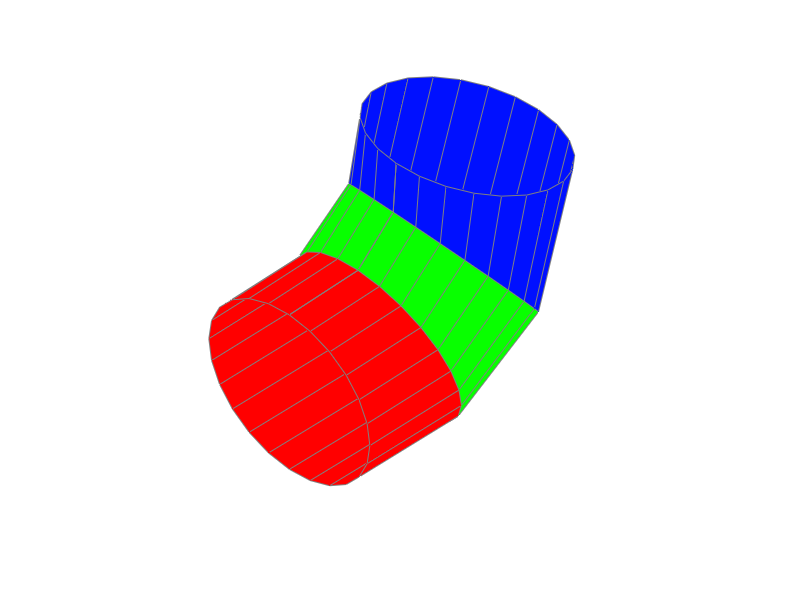

The MATLAB script that drew this image: (Note: this script raises an error after producing the figure.)

%author:Rahul punk
%3d model design
%date 6/28/2019
%with the help of kelvin bottle
%
%

%%
n = 12;
a = .2;                         % the diameter of the small tube
c = .6;                         % the diameter of the bulb
t1 = pi/1 : pi/n : 5*pi/4;      % parameter along the tube
t2 = 80*pi/4 : pi/n : 9*pi/4;    % angle around the tube
u  = pi/2 : pi/n : 5*pi/2;
[X,Z1] = meshgrid(t1,u);
[Y,Z2] = meshgrid(t2,u);

% The handle
len = sqrt(sin(X).^2 + cos(2*X).^2);
x1 = c*ones(size(X)).*(cos(X).*sin(X) ...
    - 10.5*ones(size(X))+a*sin(Z1).*sin(X)./len);
y1 = a*c*cos(Z1).*ones(size(X));
z1 = ones(size(X)).*cos(X) + a*c*sin(Z1).*cos(2*X)./len;
handleHndl=surf(x1,y1,z1,X);
set(handleHndl,'EdgeColor',[.5 .5 .5]);
hold on;

% The bulb
r = sin(Y) .* cos(Y) - (a + 1/2) * ones(size(Y));
x2 = c * sin(Z2) .* r;
y2 = - c * cos(Z2) .* r;
z2 = ones(size(Y)) .* cos(Y);
bulbHndl=surf(x2,y2,z2,Y);
set(bulbHndl,'EdgeColor',[.5 .5 .5])

colormap(hsv);
axis vis3d
view(-37,30);
axis off
light('Position',[2 -4 5])
light
hold off

%% Half of The Bottle

shading interp
c = X;
[row col] = size(c);
c(1:floor(row/2),:) = NaN*ones(floor(row/2),col);
set(handleHndl,'CData',c);

c = Y;
[row col] = size(c);
c(1:floor(row/2),:) = NaN*ones(floor(row/2),col);
set(bulbHndl,'CData',c);
set([handleHndl bulbHndl],'FaceAlpha',1);


%% Transparent Bottle

shading faceted;
set(handleHndl,'CData',X);
set(bulbHndl,'CData',Y);
set([handleHndl bulbHndl], ... 
    'EdgeColor',[.5 .5 .5], ...
    'FaceAlpha',.5);


displayEndOfDemoMessage(mfilename)